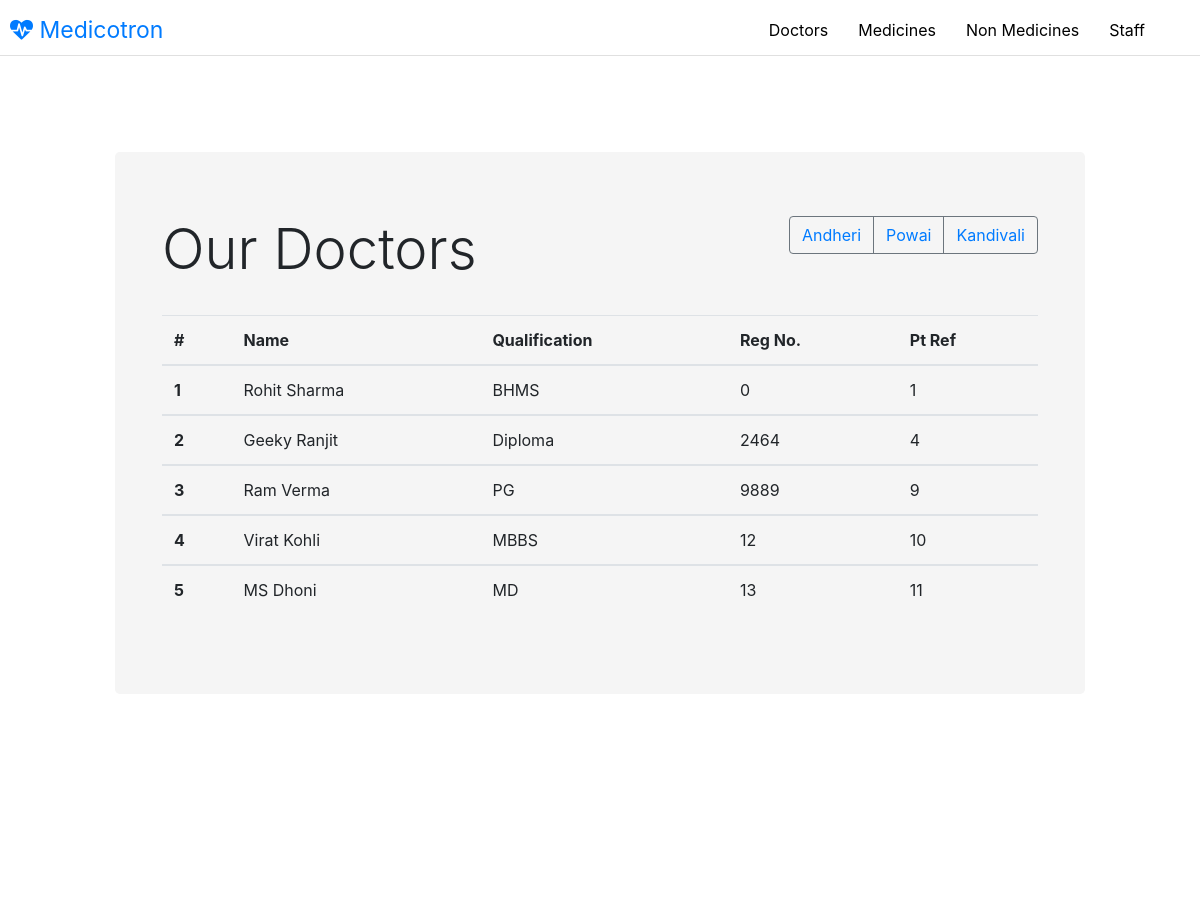
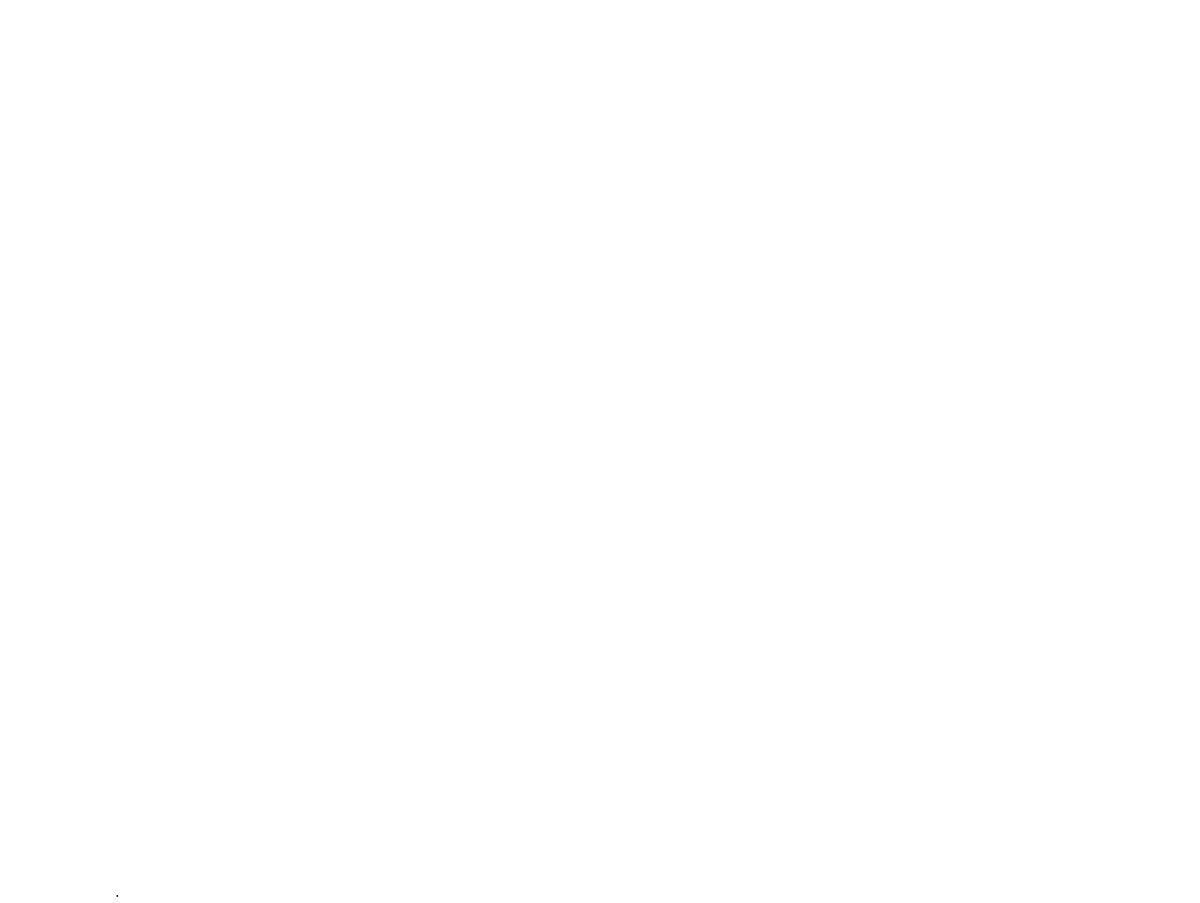
Screenshot of /doctor/ with the database file from the repository (2 pictures, top to bottom).
### pharma/models.py (models this page shows)
class Doctor(models.Model):
    name = models.CharField(max_length=1000)
    qualification = models.CharField(max_length=1000)
    reg_no = models.IntegerField()
    pt_ref = models.IntegerField()
    def __str__(self):
        return self.name

### pharma/views.py (the view)
# urls.py: url(r'^doctor/$', views.doctor, name='doctor'),
def doctor(request):
    doctors=Doctor.objects.all()
    context = {'doctors': doctors, 'site': 'Our'}
    print context
    return render(request,'pharma/doctor.html', context)

### pharma/templates/pharma/doctor.html (shortened to what this page needs)
{% extends 'pharma/base_template.html' %}
{%  block body %}
<div class="container-fluid">
<div class="row">
<div class="col-md-10 offset-md-1">
<div class="jumbotron-fluid">
<div class="jumbotron" style="background-color:#F5F5F5">
  <div class="container">
  <div class="btn-group" style="float:right;" role="group" aria-label="Basic example">
  <button type="button" style="color:black;"class="btn btn-outline-secondary"><a href="{% url 'pharma:doctor' %}">Andheri</a></button>
  <button type="button" style="color:black;"class="btn btn-outline-secondary"><a href="{% url 'pharma:dispdocs' 'Powai' %}">Powai</a></button>
  <button type="button" style="color:black;"class="btn btn-outline-secondary"><a href="{% url 'pharma:dispdocs' 'Kandivali' %}">Kandivali</a></button>
</div>
    <h1 class="display-4">{{ site }} Doctors</h1></br>
	<table class="table table-hover">
  <thead class="thead-default">
    <tr>
      <th>#</th>
      <th>Name</th>
      <th>Qualification</th>
      <th>Reg No.</th>
        <th>Pt Ref</th>
    </tr>
  </thead>
        {% for d in doctors %}
  <tbody>
    <tr>
      <th scope="row">{{ forloop.counter }}</th>
      <td>{{ d.name}}</td>
      <td>{{ d.qualification }}</td>
      <td>{{ d.reg_no }}</td>
        <td>{{ d.pt_ref }}</td>
    </tr>
  </tbody>
        {% endfor %}
</table>
  </div>
</div>
</div>
</br></br></br></br></br></br></br></br></br></br></br></br></br></br></br></br></br></br></br></br></br></br></br></br></br></br></br></br></br></br></br></br></br></br></br></br></br></br></br></br></br></br></br></br>.
</div>
</div>
</div>
{% endblock %}

### pharma/templates/pharma/base_template.html (style rules this page uses)
.animated { -webkit-animation-duration: 1s; animation-duration: 1s; -webkit-animation-fill-mode: both; animation-fill-mode: both; }
.fadeIn { -webkit-animation-name: fadeIn; animation-name: fadeIn; }

### rows the page displays
Doctor: name "Rohit Sharma", qualification "BHMS", reg_no "0", pt_ref "1"
Doctor: name "Geeky Ranjit", qualification "Diploma", reg_no "2464", pt_ref "4"
Doctor: name "Ram Verma", qualification "PG", reg_no "9889", pt_ref "9"
Doctor: name "Virat Kohli", qualification "MBBS", reg_no "12", pt_ref "10"
Doctor: name "MS Dhoni", qualification "MD", reg_no "13", pt_ref "11"

### other values shown
{{ site }} "Our"
